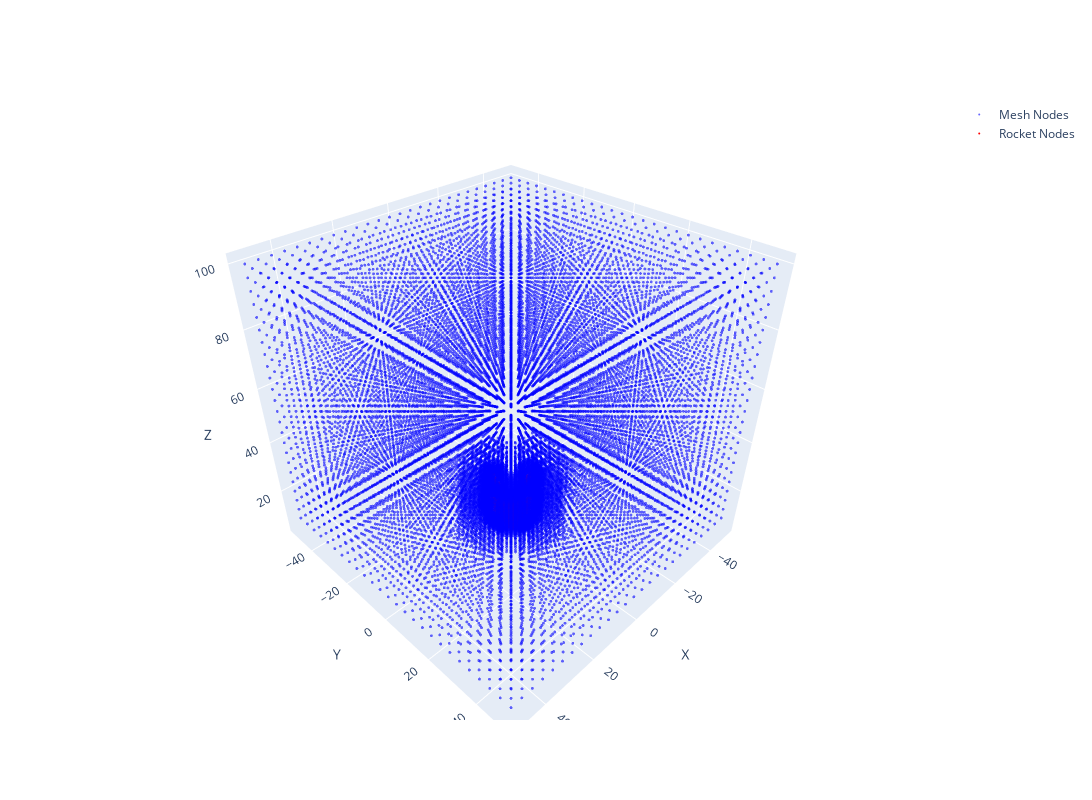

Notebook source saved alongside this figure:
### Code cell
def plot_3d_graph_with_cut(points, rocket_points=None, connectivity=None, cut_axis=None, cut_value=None, cut_type="above"):

    if cut_axis and cut_value is not None:
        axis_index = {'x': 0, 'y': 1, 'z': 2}[cut_axis]
        if cut_type == "above":
            filtered_points = [p for p in points if p[axis_index] >= cut_value]
            rocket_filtered_points = [p for p in rocket_points if p[axis_index] >= cut_value]
        elif cut_type == "below":
            filtered_points = [p for p in points if p[axis_index] <= cut_value]
            rocket_filtered_points = [p for p in rocket_points if p[axis_index] <= cut_value]
        else:
            raise ValueError("cut_type must be 'above' or 'below'")
    else:
        filtered_points = points

    points_trace = go.Scatter3d(
        x=[point[0] for point in filtered_points],
        y=[point[1] for point in filtered_points],
        z=[point[2] for point in filtered_points],
        mode='markers',
        marker=dict(
            size=1,
            color='blue',
            opacity=0.6
        ),
        name='Mesh Nodes'
    )
    
    rocket_points_trace = go.Scatter3d(
        x=[point[0] for point in rocket_filtered_points],
        y=[point[1] for point in rocket_filtered_points],
        z=[point[2] for point in rocket_filtered_points],
        mode='markers',
        marker=dict(
            size=1,
            color='red',
            opacity=1
        ),
        name='Rocket Nodes'
    )

    edge_x = []
    edge_y = []
    edge_z = []
    
    if connectivity is not None:
        for i in range(connectivity.shape[1]):
            start_node = connectivity[0, i]
            end_node = connectivity[1, i]
            # Only add edges if both nodes are in the filtered points
            if start_node < len(points) and end_node < len(points):
                if points[start_node] in filtered_points and points[end_node] in filtered_points:
                    edge_x.extend([points[start_node][0], points[end_node][0], None])
                    edge_y.extend([points[start_node][1], points[end_node][1], None])
                    edge_z.extend([points[start_node][2], points[end_node][2], None])
        
        edges_trace = go.Scatter3d(
            x=edge_x,
            y=edge_y,
            z=edge_z,
            mode='lines',
            line=dict(
                color='gray',
                width=1
            ),
            opacity=0.3,
            name='Edges'
        )
    
        fig = go.Figure(data=[points_trace, rocket_points_trace, edges_trace])
    else:
        fig = go.Figure(data=[points_trace, rocket_points_trace])
    
    fig.update_layout(
        scene=dict(
            xaxis_title='X',
            yaxis_title='Y',
            zaxis_title='Z'
        ),
        width=1150,
        height=800,
        showlegend=True
    )
    
    fig.show()

plot_3d_graph_with_cut(points, rocket_points, cut_axis='z', cut_value=5, cut_type="above")

### Figure 1 — Plotly figure (JSON) as saved in the notebook; plotly's stock layout.template omitted (floating-point values rounded to 4 significant figures; data arrays with more than 128 entries replaced by an {"elided": "..."} marker saying what was removed)
{"data": [{"marker": {"color": "blue", "opacity": 0.6, "size": 1}, "mode": "markers", "name": "Mesh Nodes", "type": "scatter3d", "x": {"elided": "25082 float values"}, "y": {"elided": "25082 float values"}, "z": {"elided": "25082 float values"}}, {"marker": {"color": "red", "opacity": 1, "size": 1}, "mode": "markers", "name": "Rocket Nodes", "type": "scatter3d", "x": {"elided": "497 float values"}, "y": {"elided": "497 float values"}, "z": {"elided": "497 float values"}}], "layout": {"height": 800, "scene": {"xaxis": {"title": {"text": "X"}}, "yaxis": {"title": {"text": "Y"}}, "zaxis": {"title": {"text": "Z"}}}, "showlegend": true, "width": 1150}}
